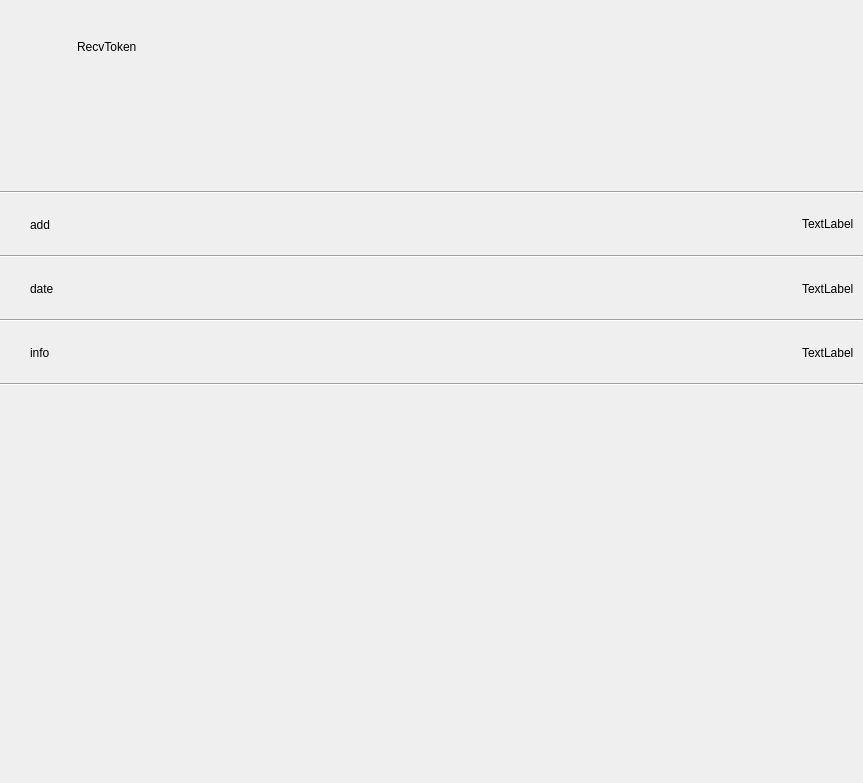
<?xml version="1.0" encoding="UTF-8"?>
<ui version="4.0">
 <class>RecvTokenHistory</class>
 <widget class="QWidget" name="RecvTokenHistory">
  <property name="geometry">
   <rect>
    <x>0</x>
    <y>0</y>
    <width>863</width>
    <height>783</height>
   </rect>
  </property>
  <property name="windowTitle">
   <string>Form</string>
  </property>
  <layout class="QGridLayout" name="gridLayout">
   <property name="leftMargin">
    <number>0</number>
   </property>
   <property name="topMargin">
    <number>0</number>
   </property>
   <property name="rightMargin">
    <number>0</number>
   </property>
   <property name="bottomMargin">
    <number>0</number>
   </property>
   <property name="spacing">
    <number>0</number>
   </property>
   <item row="0" column="0">
    <layout class="QVBoxLayout" name="verticalLayout">
     <property name="spacing">
      <number>0</number>
     </property>
     <item>
      <widget class="QFrame" name="frame">
       <property name="minimumSize">
        <size>
         <width>0</width>
         <height>191</height>
        </size>
       </property>
       <property name="maximumSize">
        <size>
         <width>16777215</width>
         <height>191</height>
        </size>
       </property>
       <property name="styleSheet">
        <string notr="true">border:none</string>
       </property>
       <property name="frameShape">
        <enum>QFrame::StyledPanel</enum>
       </property>
       <property name="frameShadow">
        <enum>QFrame::Raised</enum>
       </property>
       <layout class="QGridLayout" name="gridLayout_3">
        <property name="leftMargin">
         <number>30</number>
        </property>
        <item row="0" column="0">
         <layout class="QVBoxLayout" name="verticalLayout_2">
          <item>
           <layout class="QHBoxLayout" name="horizontalLayout_4">
            <item>
             <widget class="QLabel" name="label">
              <property name="minimumSize">
               <size>
                <width>41</width>
                <height>41</height>
               </size>
              </property>
              <property name="maximumSize">
               <size>
                <width>41</width>
                <height>41</height>
               </size>
              </property>
              <property name="styleSheet">
               <string notr="true">background-image: url(:/res/png/recvicon.png);</string>
              </property>
              <property name="text">
               <string/>
              </property>
             </widget>
            </item>
            <item>
             <widget class="QLabel" name="label_2">
              <property name="minimumSize">
               <size>
                <width>0</width>
                <height>76</height>
               </size>
              </property>
              <property name="maximumSize">
               <size>
                <width>16777215</width>
                <height>76</height>
               </size>
              </property>
              <property name="text">
               <string>RecvToken</string>
              </property>
             </widget>
            </item>
            <item>
             <spacer name="horizontalSpacer_4">
              <property name="orientation">
               <enum>Qt::Horizontal</enum>
              </property>
              <property name="sizeHint" stdset="0">
               <size>
                <width>40</width>
                <height>20</height>
               </size>
              </property>
             </spacer>
            </item>
           </layout>
          </item>
          <item>
           <widget class="QWidget" name="widget_2" native="true">
            <layout class="QGridLayout" name="gridLayout_2">
             <item row="0" column="0">
              <widget class="QLabel" name="namelabel">
               <property name="minimumSize">
                <size>
                 <width>0</width>
                 <height>60</height>
                </size>
               </property>
               <property name="maximumSize">
                <size>
                 <width>16777215</width>
                 <height>60</height>
                </size>
               </property>
               <property name="font">
                <font>
                 <pointsize>-1</pointsize>
                </font>
               </property>
               <property name="styleSheet">
                <string notr="true">font-size : 24px;</string>
               </property>
               <property name="text">
                <string/>
               </property>
              </widget>
             </item>
            </layout>
           </widget>
          </item>
         </layout>
        </item>
       </layout>
      </widget>
     </item>
     <item>
      <widget class="Line" name="line">
       <property name="orientation">
        <enum>Qt::Horizontal</enum>
       </property>
      </widget>
     </item>
     <item>
      <widget class="QWidget" name="widget" native="true">
       <property name="minimumSize">
        <size>
         <width>0</width>
         <height>61</height>
        </size>
       </property>
       <property name="maximumSize">
        <size>
         <width>16777215</width>
         <height>61</height>
        </size>
       </property>
       <layout class="QHBoxLayout" name="horizontalLayout_3">
        <property name="leftMargin">
         <number>30</number>
        </property>
        <item>
         <widget class="QLabel" name="label_5">
          <property name="text">
           <string>add</string>
          </property>
         </widget>
        </item>
        <item>
         <spacer name="horizontalSpacer_3">
          <property name="orientation">
           <enum>Qt::Horizontal</enum>
          </property>
          <property name="sizeHint" stdset="0">
           <size>
            <width>497</width>
            <height>20</height>
           </size>
          </property>
         </spacer>
        </item>
        <item>
         <widget class="QLabel" name="add_label">
          <property name="text">
           <string>TextLabel</string>
          </property>
          <property name="textInteractionFlags">
           <set>Qt::LinksAccessibleByKeyboard|Qt::LinksAccessibleByMouse|Qt::TextBrowserInteraction|Qt::TextEditable|Qt::TextEditorInteraction|Qt::TextSelectableByKeyboard|Qt::TextSelectableByMouse</set>
          </property>
         </widget>
        </item>
       </layout>
      </widget>
     </item>
     <item>
      <widget class="Line" name="line_2">
       <property name="orientation">
        <enum>Qt::Horizontal</enum>
       </property>
      </widget>
     </item>
     <item>
      <widget class="QFrame" name="frame_2">
       <property name="minimumSize">
        <size>
         <width>0</width>
         <height>61</height>
        </size>
       </property>
       <property name="maximumSize">
        <size>
         <width>16777215</width>
         <height>61</height>
        </size>
       </property>
       <property name="styleSheet">
        <string notr="true">border:none</string>
       </property>
       <property name="frameShape">
        <enum>QFrame::StyledPanel</enum>
       </property>
       <property name="frameShadow">
        <enum>QFrame::Raised</enum>
       </property>
       <layout class="QHBoxLayout" name="horizontalLayout">
        <property name="leftMargin">
         <number>30</number>
        </property>
        <item>
         <widget class="QLabel" name="label_3">
          <property name="text">
           <string>date</string>
          </property>
         </widget>
        </item>
        <item>
         <spacer name="horizontalSpacer">
          <property name="orientation">
           <enum>Qt::Horizontal</enum>
          </property>
          <property name="sizeHint" stdset="0">
           <size>
            <width>144</width>
            <height>20</height>
           </size>
          </property>
         </spacer>
        </item>
        <item>
         <widget class="QLabel" name="timelabel">
          <property name="text">
           <string>TextLabel</string>
          </property>
         </widget>
        </item>
       </layout>
      </widget>
     </item>
     <item>
      <widget class="Line" name="line_4">
       <property name="orientation">
        <enum>Qt::Horizontal</enum>
       </property>
      </widget>
     </item>
     <item>
      <widget class="QFrame" name="frame_3">
       <property name="minimumSize">
        <size>
         <width>0</width>
         <height>61</height>
        </size>
       </property>
       <property name="maximumSize">
        <size>
         <width>16777215</width>
         <height>61</height>
        </size>
       </property>
       <property name="styleSheet">
        <string notr="true">border:none</string>
       </property>
       <property name="frameShape">
        <enum>QFrame::StyledPanel</enum>
       </property>
       <property name="frameShadow">
        <enum>QFrame::Raised</enum>
       </property>
       <layout class="QHBoxLayout" name="horizontalLayout_2">
        <property name="leftMargin">
         <number>30</number>
        </property>
        <item>
         <widget class="QLabel" name="label_4">
          <property name="text">
           <string>info</string>
          </property>
         </widget>
        </item>
        <item>
         <spacer name="horizontalSpacer_2">
          <property name="orientation">
           <enum>Qt::Horizontal</enum>
          </property>
          <property name="sizeHint" stdset="0">
           <size>
            <width>201</width>
            <height>20</height>
           </size>
          </property>
         </spacer>
        </item>
        <item>
         <widget class="QLabel" name="infolabel">
          <property name="text">
           <string>TextLabel</string>
          </property>
         </widget>
        </item>
       </layout>
       <zorder>label_4</zorder>
       <zorder>horizontalSpacer_2</zorder>
       <zorder>infolabel</zorder>
      </widget>
     </item>
     <item>
      <widget class="Line" name="line_3">
       <property name="orientation">
        <enum>Qt::Horizontal</enum>
       </property>
      </widget>
     </item>
     <item>
      <spacer name="verticalSpacer">
       <property name="orientation">
        <enum>Qt::Vertical</enum>
       </property>
       <property name="sizeHint" stdset="0">
        <size>
         <width>20</width>
         <height>40</height>
        </size>
       </property>
      </spacer>
     </item>
    </layout>
   </item>
  </layout>
 </widget>
 <resources/>
 <connections/>
</ui>
